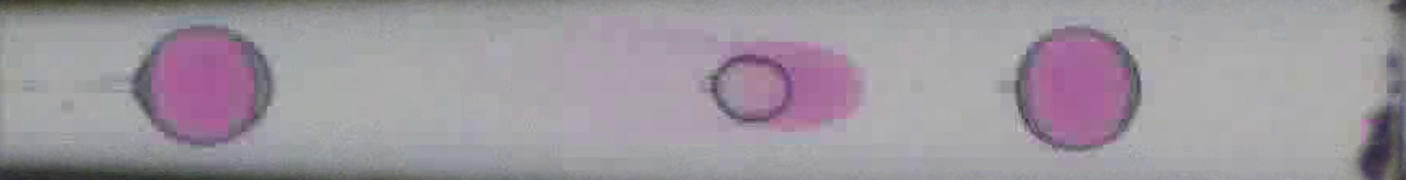
#> input picture frame 8 of video1.mp4, 5624 x 720 px, given in place of video1.wmv, which was not available (shown at 1/4 size)
$ python optical_flow_segment.py
#> lines starting #> are read from the running program, lines starting #| are printed output that depends on the picture
import cv2
import numpy as np


# ============================
# 辅助函数：去除小连通域
# ============================
def remove_small_components(mask, min_area=200):
    """
    去掉面积太小的连通区域，保留真正的液滴区域。

    输入：
        mask: uint8 二值图，0/255
        min_area: 最小保留面积（像素）

    输出：
        cleaned: uint8 二值图，0/255
    """
    num_labels, labels, stats, _ = cv2.connectedComponentsWithStats(mask, connectivity=8)

    cleaned = np.zeros_like(mask)
    for i in range(1, num_labels):  # 0 是背景
        area = stats[i, cv2.CC_STAT_AREA]
        if area >= min_area:
            cleaned[labels == i] = 255

    return cleaned


# ============================
# 核心类：增强版光流分割器
# ============================
class OpticalFlowSegmenter:
    def __init__(self,
                 pyr_scale=0.5,
                 levels=3,
                 winsize=15,
                 iterations=3,
                 poly_n=5,
                 poly_sigma=1.2,
                 mag_alpha=0.8,
                 base_thresh=0.5,
                 min_area=200):
        """
        初始化光流分割器。

        参数说明（基本不用频繁改）：
            pyr_scale: 图像金字塔缩放比例
            levels: 金字塔层数
            winsize: 每一层窗口大小
            iterations: 每层迭代次数
            poly_n, poly_sigma: 多项式展开参数（平滑程度）
            mag_alpha: 时间平滑系数，越大越平滑（0~1）
            base_thresh: 基础阈值偏移，用于区分背景/液滴（单位：像素/帧）
            min_area: 最小连通域面积，用于去噪
        """
        self.prev_gray = None          # 前一帧灰度图
        self.mag_smooth = None         # 时间平滑后的光流幅度
        self.mag_alpha = mag_alpha     # 时间平滑权重
        self.base_thresh = base_thresh
        self.min_area = min_area

        # Farneback 参数
        self.fb_params = dict(
            pyr_scale=pyr_scale,
            levels=levels,
            winsize=winsize,
            iterations=iterations,
            poly_n=poly_n,
            poly_sigma=poly_sigma,
            flags=0
        )

    def reset(self):
        """重置内部状态，用在切换视频或重开始时。"""
        self.prev_gray = None
        self.mag_smooth = None

    def process(self, frame_bgr):
        """
        处理一帧，返回液滴 mask。

        输入：
            frame_bgr: 当前帧，BGR 彩色图

        输出：
            mask: uint8 二值图，0/255，255 为“运动区域”（液滴）
            mag_vis: 可视化用的光流幅度图（归一化到 0~255）
        """
        # 转灰度
        gray = cv2.cvtColor(frame_bgr, cv2.COLOR_BGR2GRAY)

        # 第一帧：无法计算光流，返回空 mask
        if self.prev_gray is None:
            self.prev_gray = gray
            h, w = gray.shape
            empty_mask = np.zeros((h, w), dtype=np.uint8)
            empty_vis = np.zeros((h, w), dtype=np.uint8)
            return empty_mask, empty_vis

        # 计算 Farneback 光流：prev_gray -> gray
        flow = cv2.calcOpticalFlowFarneback(
            self.prev_gray, gray, None,
            **self.fb_params
        )

        # 分解光流到 x/y 分量
        flow_x = flow[..., 0]
        flow_y = flow[..., 1]

        # 光流幅度（每个像素的速度大小）
        mag = np.sqrt(flow_x**2 + flow_y**2)

        # 空间平滑（消除局部噪点）
        mag_blur = cv2.GaussianBlur(mag, (7, 7), 0)

        # 时间平滑（消除随机闪烁噪声，强化持续运动）
        if self.mag_smooth is None:
            self.mag_smooth = mag_blur
        else:
            self.mag_smooth = self.mag_alpha * self.mag_smooth + (1 - self.mag_alpha) * mag_blur

        # 背景速度建模：背景大部分应该是低速
        # 用中位数估计“背景速度”
        bg_speed = np.median(self.mag_smooth)

        # 自适应阈值：背景均值 + 偏移
        # 偏移可以理解为“至少比背景快多少才算液滴”
        thresh_val = bg_speed + self.base_thresh

        # 生成初始 mask
        mask = (self.mag_smooth > thresh_val).astype(np.uint8) * 255

        # 形态学开运算：去掉孤立噪点
        kernel = np.ones((3, 3), np.uint8)
        mask = cv2.morphologyEx(mask, cv2.MORPH_OPEN, kernel, iterations=1)

        # 形态学闭运算：填补小裂缝
        mask = cv2.morphologyEx(mask, cv2.MORPH_CLOSE, kernel, iterations=1)

        # 去除小连通域噪声
        if self.min_area is not None and self.min_area > 0:
            mask = remove_small_components(mask, min_area=self.min_area)

        # 生成可视化用的 magnitude 图（0~255）
        mag_vis = cv2.normalize(self.mag_smooth, None, 0, 255, cv2.NORM_MINMAX)
        mag_vis = mag_vis.astype(np.uint8)

        # 更新 prev_gray
        self.prev_gray = gray

        return mask, mag_vis


# ============================
# 自测 / 示例：处理一段视频
# ============================
if __name__ == "__main__":
    # 打开视频（可以是 mp4，也可以是摄像头）
    cap = cv2.VideoCapture("video1.wmv")
    # cap = cv2.VideoCapture(0)  # 如果要直接用摄像头

    seg = OpticalFlowSegmenter(
        mag_alpha=0.8,    # 时间平滑力度
        base_thresh=0.5,  # 相对背景的速度偏移阈值
        min_area=200      # 最小液滴面积（根据分辨率调）
    )

    while True:
        ret, frame = cap.read()
#> frame is the input picture: shape (720, 5624, 3); mean B, G, R 158, 150.1, 157
        if not ret:
            break

        mask, mag_vis = seg.process(frame)
#> in process, `gray = cv2.cvtColor(frame_bgr, cv2.COLOR_BGR2GRAY)`:
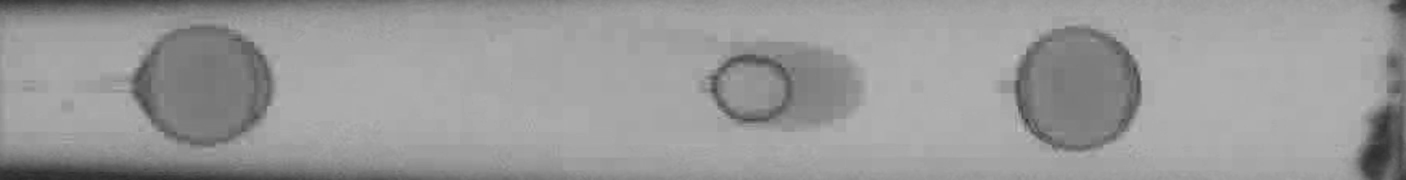
#> gray: shape (720, 5624) (shown at 1/4 size); min 38, max 193, mean 153
#> mask: shape (720, 5624); every value is 0

        # 可视化：把 mask 叠加到原图上
        overlay = frame.copy()
        overlay[mask == 255] = [0, 0, 255]  # 把液滴区域标成红色

        vis = cv2.addWeighted(frame, 0.7, overlay, 0.3, 0)

        cv2.imshow("frame", frame)
        cv2.imshow("flow_magnitude", mag_vis)
        cv2.imshow("mask", mask)
        cv2.imshow("overlay", vis)

        key = cv2.waitKey(1)
#> (key Esc is pressed here)
        if key == 27:  # ESC 退出
            break

    cap.release()
    cv2.destroyAllWindows()

$ run again, starting later in the video
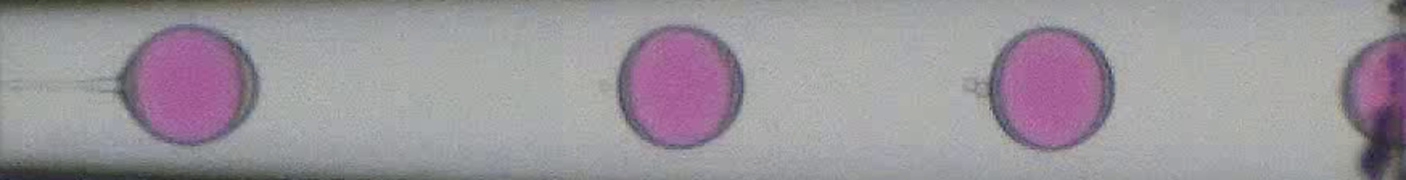
#> input picture frame 36 of video1.mp4, 5624 x 720 px, given in place of video1.wmv, which was not available (shown at 1/4 size)
#> frame is the input picture: shape (720, 5624, 3); mean B, G, R 155.7, 148.9, 155
#> in process, `gray = cv2.cvtColor(frame_bgr, cv2.COLOR_BGR2GRAY)`:
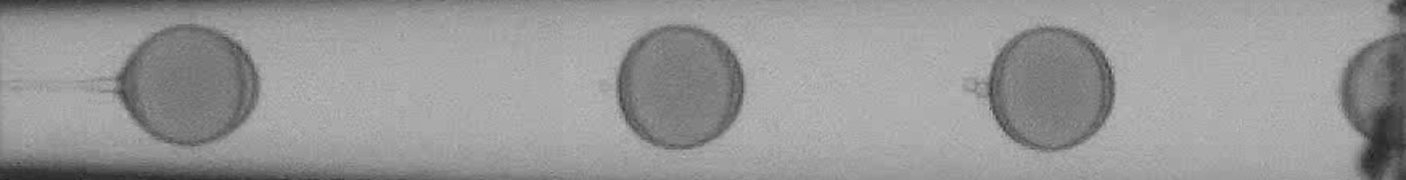
#> gray: shape (720, 5624) (shown at 1/4 size); min 29, max 192, mean 151.4
#> mask: shape (720, 5624); every value is 0

$ run again, starting later in the video
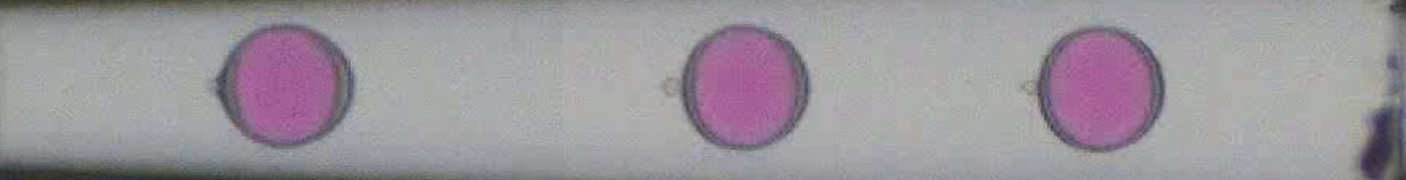
#> input picture frame 64 of video1.mp4, 5624 x 720 px, given in place of video1.wmv, which was not available (shown at 1/4 size)
#> frame is the input picture: shape (720, 5624, 3); mean B, G, R 156.4, 149.8, 155.6
#> in process, `gray = cv2.cvtColor(frame_bgr, cv2.COLOR_BGR2GRAY)`:
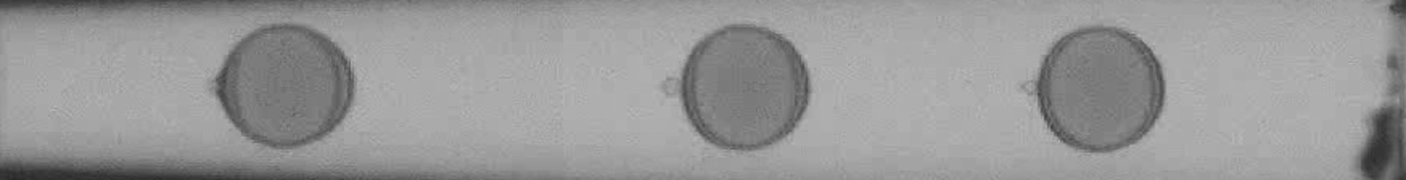
#> gray: shape (720, 5624) (shown at 1/4 size); min 37, max 188, mean 152.2
#> mask: shape (720, 5624); every value is 0
